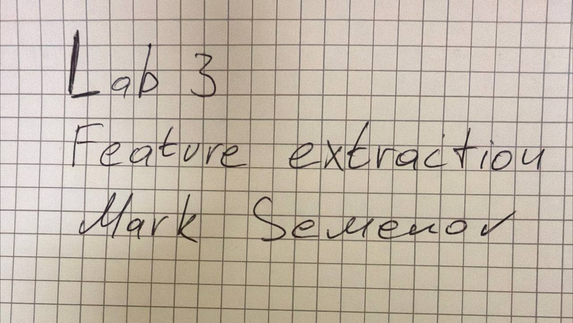
#> input picture lab3-feature-extraction/input_handwritten.png, 573 x 323 px, shrunk from 1280 x 723 before the run
$ python main.py   (older library calls are emulated)
#> lines starting #> are read from the running program, lines starting #| are printed output that depends on the picture; after the words box and inside, x2 and y2 are one past the last pixel; in counts of white or black regions, pixels touching at a corner belong together
import cv2
import matplotlib
matplotlib.use("Agg")
import matplotlib.pyplot as plt
import numpy as np
import os

OUT     = os.path.join(os.path.dirname(__file__), "output")
IMG_SRC = os.path.join(os.path.dirname(__file__), "input_handwritten.png")


def save(name, img):
    path = os.path.join(OUT, name)
    cv2.imwrite(path, img)
    print(f"  saved: {name}")
    return path


def savefig(name, fig):
    path = os.path.join(OUT, name)
    fig.savefig(path, dpi=150, bbox_inches="tight")
    plt.close(fig)
    print(f"  saved: {name}")


def show_comparison(images, titles, filename, cmaps=None, figsize=None):
    n = len(images)
    fig, axes = plt.subplots(1, n, figsize=figsize or (5 * n, 5))
    if n == 1:
        axes = [axes]
    cmaps = cmaps or [None] * n
    for ax, img, title, cmap in zip(axes, images, titles, cmaps):
        ax.imshow(img, cmap=cmap)
        ax.set_title(title, fontsize=10)
        ax.axis("off")
    fig.tight_layout()
    savefig(filename, fig)


def main():
    # ── Load image ────────────────────────────────────────────────────────────
    print("[Input] Loading handwritten photo")
    img_bgr = cv2.imread(IMG_SRC)
#> img_bgr is the input picture: shape (323, 573, 3); mean B, G, R 169.6, 183.5, 194.7
    assert img_bgr is not None, f"Cannot load image: {IMG_SRC}"
    save("input_handwritten.png", img_bgr)

    img_rgb = cv2.cvtColor(img_bgr, cv2.COLOR_BGR2RGB)
    gray    = cv2.cvtColor(img_bgr, cv2.COLOR_BGR2GRAY)
    save("input_grayscale.png", gray)

    # ── Step 1: Color Spectrogram Analysis ───────────────────────────────────
    print("\n[Step 1] Color spectrogram analysis")

    # Grayscale histogram + OTSU threshold
    otsu_thresh, _ = cv2.threshold(gray, 0, 255, cv2.THRESH_BINARY + cv2.THRESH_OTSU)
#> otsu_thresh = 158
    hist = cv2.calcHist([gray], [0], None, [256], [0, 256]).flatten()
#> hist = 256 values, max 4009 at index 205, min 0 at index 0, mean 723

    fig, ax = plt.subplots(figsize=(9, 4))
    ax.plot(hist, color="steelblue", linewidth=1.2)
    ax.set_xlim(0, 255)
    ax.set_xlabel("Pixel intensity")
    ax.set_ylabel("Frequency")
    ax.set_title("Grayscale Intensity Histogram (OTSU threshold)")
    ax.axvline(otsu_thresh, color="crimson", linestyle="--", linewidth=1.5,
               label=f"OTSU threshold = {int(otsu_thresh)}")
    ax.fill_betweenx([0, hist.max()], 0, otsu_thresh,
                     alpha=0.08, color="black", label="Text region (dark)")
    ax.fill_betweenx([0, hist.max()], otsu_thresh, 255,
                     alpha=0.08, color="gold",  label="Background (light)")
    ax.legend()
    fig.tight_layout()
    savefig("step1_grayscale_histogram.png", fig)

    # RGB channel histograms
    channels = cv2.split(img_bgr)
    channel_info = [("Blue", "royalblue"), ("Green", "seagreen"), ("Red", "firebrick")]
    fig, axes = plt.subplots(1, 3, figsize=(13, 4))
    for ax, ch, (name, col) in zip(axes, channels, channel_info):
        h = cv2.calcHist([ch], [0], None, [256], [0, 256]).flatten()
        ax.plot(h, color=col)
        ax.set_xlim(0, 255)
        ax.set_title(f"{name} channel histogram")
        ax.axvline(otsu_thresh, color="crimson", linestyle="--", linewidth=1.2,
                   label=f"T={int(otsu_thresh)}")
        ax.legend(fontsize=8)
#> this loop made 3 passes
#> (name, col) on passes 1 to 3: ('Blue', 'royalblue'), ('Green', 'seagreen'), ('Red', 'firebrick')
    fig.suptitle("RGB Channel Histograms — Threshold Analysis", fontsize=11)
    fig.tight_layout()
    savefig("step1_rgb_histograms.png", fig)

    # Pixel intensity scatter (column vs intensity)
    flat  = gray.flatten()
    y_pos = np.repeat(np.arange(gray.shape[0]), gray.shape[1])
    fig, ax = plt.subplots(figsize=(9, 4))
    ax.scatter(flat[::80], y_pos[::80], c=flat[::80],
               cmap="gray_r", s=1, alpha=0.4)
    ax.axvline(otsu_thresh, color="crimson", linestyle="--", linewidth=1.5,
               label=f"OTSU T={int(otsu_thresh)}")
    ax.set_xlabel("Pixel intensity")
    ax.set_ylabel("Row (y)")
    ax.set_title("Pixel Intensity Scatter — Text vs Background")
    ax.legend()
    fig.tight_layout()
    savefig("step1_intensity_scatter.png", fig)

    print(f"  OTSU threshold: {int(otsu_thresh)}")
#|   OTSU threshold: 158

    # ── Step 2: Background Removal ───────────────────────────────────────────
    print("\n[Step 2] Background removal")

    # Adaptive threshold works better on grid-paper photos
    adaptive = cv2.adaptiveThreshold(
        gray, 255,
        cv2.ADAPTIVE_THRESH_GAUSSIAN_C,
        cv2.THRESH_BINARY_INV,
        blockSize=31, C=10
    )
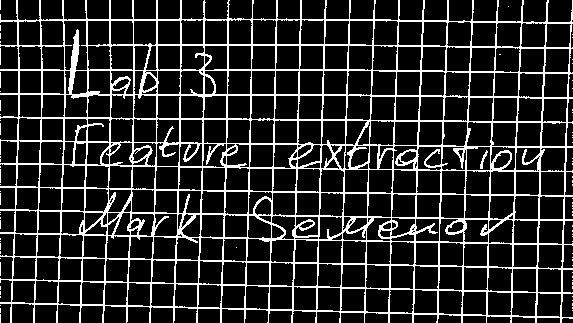
#> adaptive: shape (323, 573); 16.7% white in thin lines or dots
    # Clean up speckles
    kernel       = cv2.getStructuringElement(cv2.MORPH_ELLIPSE, (3, 3))
    binary_clean = cv2.morphologyEx(adaptive, cv2.MORPH_OPEN,  kernel, iterations=1)
#> binary_clean: shape (323, 573); 4.4% white in thin lines or dots
    binary_clean = cv2.morphologyEx(binary_clean, cv2.MORPH_CLOSE, kernel, iterations=2)
#> binary_clean: shape (323, 573); 4.6% white in thin lines or dots
    save("step2_binary_mask.png", binary_clean)

    # White background version
    mask3        = cv2.cvtColor(binary_clean, cv2.COLOR_GRAY2BGR)
#> mask3: shape (323, 573, 3); 4.6% white in thin lines or dots
    bg_white     = np.full_like(img_bgr, 255)
    text_on_white = np.where(mask3 > 0, img_bgr, bg_white)
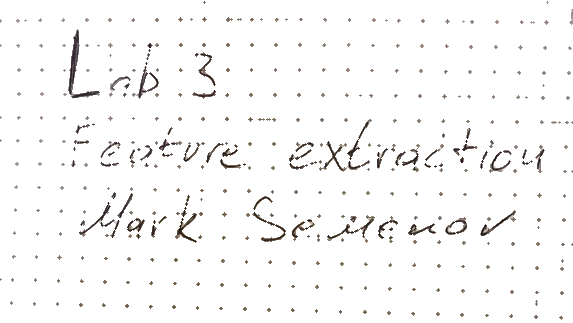
#> text_on_white: shape (323, 573, 3); mean B, G, R 247.7, 248, 248.6
    save("step2_background_removed.png", text_on_white)

    # Transparent (BGRA) version
    bgra = cv2.cvtColor(img_bgr, cv2.COLOR_BGR2BGRA)
    bgra[:, :, 3] = binary_clean
    save("step2_background_removed_alpha.png", bgra)

    show_comparison(
        [img_rgb, binary_clean,
         cv2.cvtColor(text_on_white, cv2.COLOR_BGR2RGB)],
        ["Original", f"Binary Mask (adaptive, T≈{int(otsu_thresh)})",
         "Background Removed"],
        "step2_background_removal_comparison.png",
        cmaps=[None, "gray", None]
    )
#> in show_comparison, `n = len(images)`: n = 3
#> in show_comparison, `cmaps = cmaps or [None] * n`: cmaps = 3 items
#> the loop in show_comparison, `for ax, img, title, cmap in zip(axes, images, titles, cmaps):` made 3 passes
#> (title, cmap) on passes 1 to 3: ('Original', None), ('Binary Mask (adaptive, T≈158)', 'gray'), ('Background Removed', None)

    # ── Step 3: Edge Detection ────────────────────────────────────────────────
    print("\n[Step 3] Edge detection")

    blurred = cv2.GaussianBlur(gray, (3, 3), 0)

    # Canny
    canny = cv2.Canny(blurred, 30, 100)
#> canny: shape (323, 573); 17% white in thin lines or dots
    save("step3_edges_canny.png", canny)

    # Sobel
    sobelx = cv2.Sobel(gray, cv2.CV_64F, 1, 0, ksize=3)
    sobely = cv2.Sobel(gray, cv2.CV_64F, 0, 1, ksize=3)
    sobel  = np.uint8(np.clip(np.sqrt(sobelx**2 + sobely**2), 0, 255))
    save("step3_edges_sobel.png", sobel)

    # Harris corners
    harris     = cv2.cornerHarris(np.float32(gray), blockSize=2, ksize=3, k=0.04)
    harris     = cv2.dilate(harris, None)
    harris_vis = img_bgr.copy()
    harris_vis[harris > 0.01 * harris.max()] = [0, 0, 255]
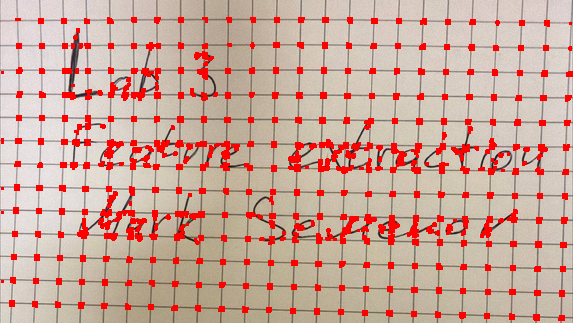
#> harris_vis: shape (323, 573, 3); 10.07% of pixels changed, all inside (x1, y1, x2, y2) = (1, 17, 573, 321)
    save("step3_harris_corners.png", harris_vis)

    # SIFT keypoints
    sift     = cv2.SIFT_create()
    kp, _    = sift.detectAndCompute(gray, None)
#> kp = 1094 keypoints; strongest (x, y, size): (150, 45, 2.6), (73, 165, 2.1), (114, 194, 2.4), (116, 143, 2.1)
    sift_vis = cv2.drawKeypoints(img_bgr, kp, None,
                                  flags=cv2.DRAW_MATCHES_FLAGS_DRAW_RICH_KEYPOINTS)
    save("step3_sift_keypoints.png", sift_vis)

    fig, axes = plt.subplots(1, 4, figsize=(20, 5))
    for ax, (im, t, cm) in zip(axes, [
        (img_rgb,                                      "Original",       None),
        (canny,                                        "Canny Edges",    "gray"),
        (sobel,                                        "Sobel Edges",    "gray"),
        (cv2.cvtColor(harris_vis, cv2.COLOR_BGR2RGB),  "Harris Corners", None),
    ]):
        ax.imshow(im, cmap=cm); ax.set_title(t, fontsize=10); ax.axis("off")
#> this loop made 4 passes
    fig.tight_layout()
    savefig("step3_edge_detection_comparison.png", fig)
    print(f"  SIFT keypoints detected: {len(kp)}")
#|   SIFT keypoints detected: 1094

    # ── Step 4: Segmentation ──────────────────────────────────────────────────
    print("\n[Step 4] Image segmentation")

    edge_dilated = cv2.dilate(canny, np.ones((3, 3), np.uint8), iterations=2)
#> edge_dilated: shape (323, 573); 57.4% white; 377 black regions (35 under 20 px), largest, box (x1, y1, x2, y2) and area: (550, 0, 569, 19) 336, (526, 0, 544, 19) 330, (501, 0, 519, 19) 320
    seg_mask = cv2.bitwise_or(binary_clean, edge_dilated)
    seg_mask = cv2.morphologyEx(seg_mask,
                                cv2.MORPH_CLOSE,
                                cv2.getStructuringElement(cv2.MORPH_ELLIPSE, (5, 5)),
                                iterations=2)
#> seg_mask: shape (323, 573); 63.3% white; 290 black regions, largest, box (x1, y1, x2, y2) and area: (551, 0, 569, 19) 323, (526, 0, 544, 19) 318, (501, 0, 519, 19) 308
    save("step4_segmentation_mask.png", seg_mask)

    seg_overlay = img_bgr.copy()
    seg_overlay[seg_mask > 0] = (
        seg_overlay[seg_mask > 0] * 0.4 + np.array([0, 180, 0]) * 0.6
    ).astype(np.uint8)
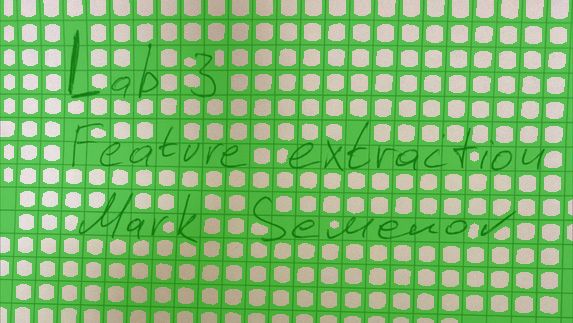
#> seg_overlay: shape (323, 573, 3); mean B, G, R 107.2, 184.4, 123
    save("step4_segmentation_overlay.png", seg_overlay)

    show_comparison(
        [canny, binary_clean, seg_mask,
         cv2.cvtColor(seg_overlay, cv2.COLOR_BGR2RGB)],
        ["Canny Edges", "Binary Mask", "Segmentation Mask", "Overlay"],
        "step4_segmentation_comparison.png",
        cmaps=["gray", "gray", "gray", None]
    )
#> the loop in show_comparison (call 2), `for ax, img, title, cmap in zip(axes, images, titles, cmaps):` made 4 passes

    # ── Step 5: Mask Application ──────────────────────────────────────────────
    print("\n[Step 5] Segmentation mask application")

    mask3_seg = cv2.cvtColor(seg_mask, cv2.COLOR_GRAY2BGR)
#> mask3_seg: shape (323, 573, 3); 63.3% white; 290 black regions

    # Variation A: text pixels only (black background)
    text_only = np.where(mask3_seg > 0, img_bgr, np.zeros_like(img_bgr))
    save("step5_text_only.png", text_only)

    # Variation B: text sharp, background dimmed + cyan contours
    dimmed      = (img_bgr * 0.25).astype(np.uint8)
    highlighted = np.where(mask3_seg > 0, img_bgr, dimmed)
    contours, _ = cv2.findContours(seg_mask, cv2.RETR_EXTERNAL,
                                    cv2.CHAIN_APPROX_SIMPLE)
#> contours = 1 contour; box (x1, y1, x2, y2) and area: (0, 0, 573, 323) 173660
    cv2.drawContours(highlighted, contours, -1, (0, 220, 200), 1)
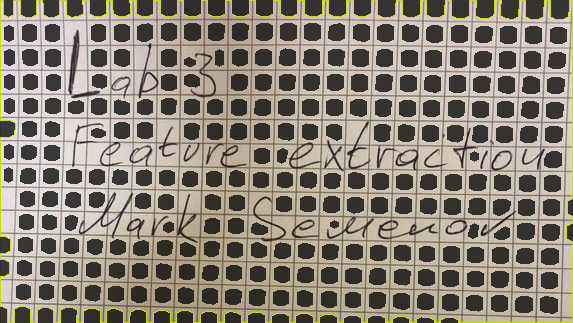
#> highlighted: shape (323, 573, 3); mean B, G, R 117.3, 130.2, 137.8
    save("step5_text_highlighted.png", highlighted)

    show_comparison(
        [img_rgb,
         cv2.cvtColor(text_only,   cv2.COLOR_BGR2RGB),
         cv2.cvtColor(highlighted, cv2.COLOR_BGR2RGB)],
        ["Original", "Text Pixels Only", "Text Highlighted + Dimmed BG"],
        "step5_mask_application_comparison.png"
    )
#> in savefig (call 7), `fig.savefig(path, dpi=150, bbox_inches="tight")`:
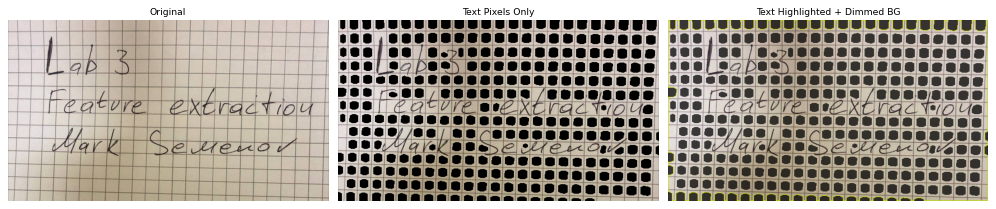
#> figure drawn by matplotlib, 3 panels

    # ── Full pipeline overview ────────────────────────────────────────────────
    print("\n[Overview] Full pipeline grid")
    overview = [
        (img_rgb,                                          "Input",           None),
        (gray,                                             "Grayscale",       "gray"),
        (binary_clean,                                     "Binary Mask",     "gray"),
        (cv2.cvtColor(text_on_white, cv2.COLOR_BGR2RGB),   "BG Removed",      None),
        (canny,                                            "Canny Edges",     "gray"),
        (sobel,                                            "Sobel Edges",     "gray"),
        (cv2.cvtColor(harris_vis, cv2.COLOR_BGR2RGB),      "Harris Corners",  None),
        (cv2.cvtColor(sift_vis,   cv2.COLOR_BGR2RGB),      "SIFT Keypoints",  None),
        (seg_mask,                                         "Seg Mask",        "gray"),
        (cv2.cvtColor(seg_overlay,   cv2.COLOR_BGR2RGB),   "Seg Overlay",     None),
        (cv2.cvtColor(text_only,     cv2.COLOR_BGR2RGB),   "Text Only",       None),
        (cv2.cvtColor(highlighted,   cv2.COLOR_BGR2RGB),   "Highlighted",     None),
    ]
    fig, axes = plt.subplots(3, 4, figsize=(20, 14))
    for ax, (im, t, cm) in zip(axes.flat, overview):
        ax.imshow(im, cmap=cm); ax.set_title(t, fontsize=10); ax.axis("off")
#> this loop made 12 passes
    fig.suptitle("Lab 3 — Feature Extraction Full Pipeline", fontsize=13, y=1.01)
    fig.tight_layout()
    savefig("overview_full_pipeline.png", fig)
#> in savefig (call 8), `fig.savefig(path, dpi=150, bbox_inches="tight")`:
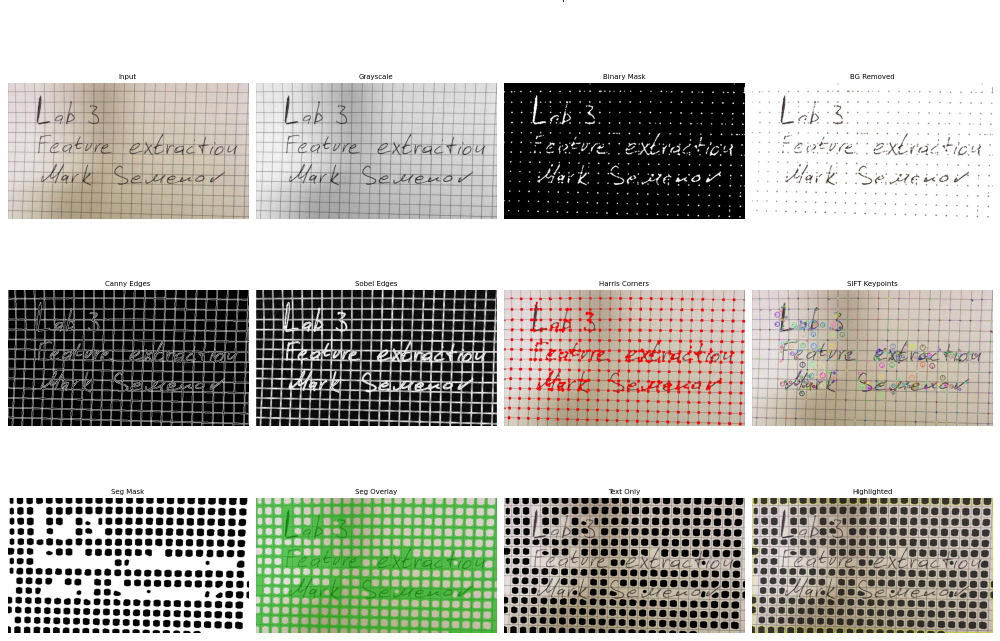
#> figure drawn by matplotlib, 12 panels

    print("\nDone. All outputs saved to:", OUT)


if __name__ == "__main__":
    main()
